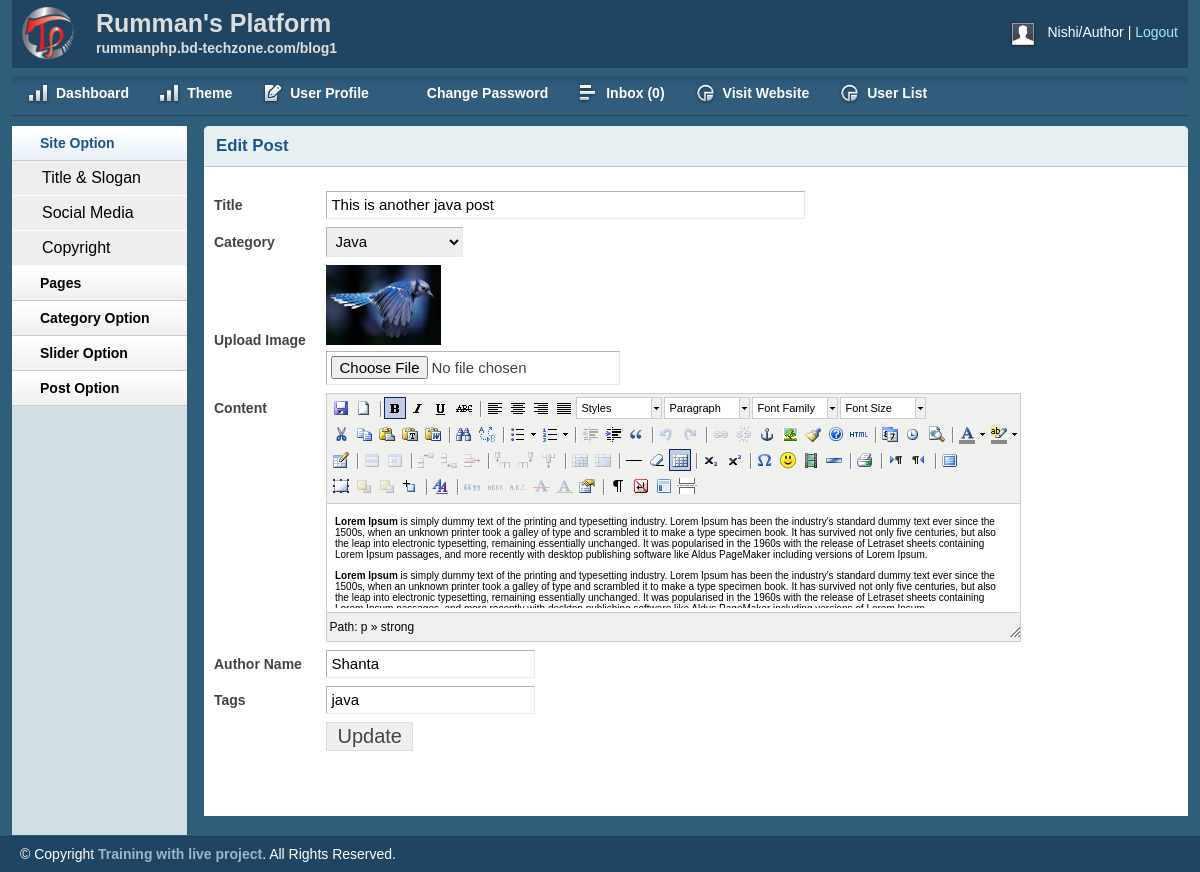
The page /admin/editpost.php?editp=17 (signed in) on the database its author committed.
### tables this page shows
CREATE TABLE `forpost` (
  `id` int(11) NOT NULL,
  `cat` int(11) NOT NULL,
  `title` varchar(300) NOT NULL,
  `body` text NOT NULL,
  `image` varchar(300) NOT NULL,
  `author` varchar(300) NOT NULL,
  `tags` varchar(300) NOT NULL,
  `date` timestamp NOT NULL DEFAULT CURRENT_TIMESTAMP,
  `userroleid` int(11) NOT NULL DEFAULT '0'
);

CREATE TABLE `forcat` (
  `id` int(255) NOT NULL,
  `name` varchar(300) NOT NULL
);

### lib/Database.php (called while the page is built, shortened)
<?php
Class Database{
	public $host   = DB_HOST;
	public $user   = DB_USER;
	public $pass   = DB_PASS;
	public $dbname = DB_NAME;
	public $link;
	private function connectDB(){
	$this->link = new mysqli($this->host, $this->user, $this->pass, $this->dbname);
 }
	public function select($query){
		$result = $this->link->query($query) or die($this->link->error.__LINE__);
		if($result->num_rows > 0){
			return $result;
		} else {
			return false;
		}
	}
   public function delete($query){
	$delete_row = $this->link->query($query) or die($this->link->error.__LINE__);
	if($delete_row){
		return $delete_row;
	} else {
		return false;
	}
  }
}

### admin/editpost.php (the view, shortened to what this page needs)
<?php include 'inc/adminheader.php'; ?>
<?php include 'inc/adminsidebar.php'; ?>
            <div class="box round first grid">
                <h2>Edit Post</h2>
                <div class="block">
<?php
  if(!isset($_GET['editp']) && $_GET['editp']==NULL){
    header("Location:postlist.php");
  }else{
     $postid = $_GET['editp'];
  }
?>
 <?php
   $showquery = "select * from forpost where id = $postid";
   $showpostresult = $db->select($showquery);
   if($showpostresult) {
     while ($postvalue = $showpostresult->fetch_assoc()) {
  ?>
                 <form action="" method="post" enctype="multipart/form-data">
                    <table class="form">
                        <tr>
                            <td>
                                <label>Title</label>
                            </td>
                            <td>
                                <input type="text" name ="title" value="<?php echo $postvalue['title']; ?>" class="medium" />
                            </td>
                        </tr>
                        <tr>
                            <td>
                                <label>Category</label>
                            </td>
                            <td>
                                <select id="select" name="cat">
                <?php
              $query = "select * from  forcat";
              $result = $db->delete($query);
              if($result){
                 while ($value = $result->fetch_assoc()) {
                ?>
                            <option
                            <?php
                              if($postvalue['cat']==$value['id']) {
                                echo "selected =\"selected\"";
                            } ?>
                            value="<?php echo $value['id']?>"><?php echo $value['name']?></option>
                    <?php  }} ?>
                                </select>
                            </td>
                        </tr>
                        <tr>
                            <td>
                                <label>Upload Image</label>
                            </td>
                            <td>
                              <img src="<?php echo $postvalue['image'];?>" height="80px" width="115px" /><br>
                                <input type="file" name="image"/>
                            </td>
                        </tr>
                        <tr>
                            <td style="vertical-align: top; padding-top: 9px;">
                                <label>Content</label>
                            </td>
                            <td>
                            </td>
                        </tr>
                         <tr>
                            <td>
                                <label>Author Name</label>
                            </td>
                            <td>
                                <input type="text" name="author" value="<?php echo $postvalue['author'];?>"/>
                            </td>
                        </tr>
                        <tr>
                            <td>
                                <label>Tags</label>
                            </td>
                            <td>
                                <input type="text" name="tags" value="<?php echo $postvalue['tags'];?>"/>
                            </td>
                        </tr>
                        <tr>
                            <td></td>
                            <td>
                                <input type="submit" name="submit" Value="Update" />
                            </td>
                        </tr>
                    </table>
                    </form>
                <?php  } } ?>
                </div>
            </div>
<?php include 'inc/adminfooter.php'; ?>

### admin/css/layout.css (style rules this page uses)
body { background: #fff none repeat scroll 0 0; color: #444; font-size: 14px; padding: 0; }
h1, h2, h3, h4, h5, h6 { line-height:1.2em; margin-bottom:.3em; }
h2 { margin-top:1em; }
.box { background:#fff; margin-bottom:20px; padding:10px 10px 10px 10px; margin-left:-8px; }
.box.grid { padding-bottom:40px; }
.box.round { -moz-border-radius: 5px 5px 0px 0px; -webkit-border-radius: 5px 5px 0px 0px; border-radius: 5px 5px 0px 0px; }
.box h2 { font-size:1.2em; font-weight:bold; color:#1B548D; background:#E6F0F3; margin:-10px -10px 0 -10px; padding:10px 12px; border-bottom:1px solid #B3CBD6; -moz-border-radius: 5px 5px 0px 0px; -webkit-border-radius: 5px 5px 0px 0px; border-radius: 5px 5px 0px 0px; }
.box.first { min-height: 406px; }
.block { padding-top:20px; }
table.form { width:100%; }
table.form td { padding:4px 0px; }
table.form label { font-weight:bold; }
table.form input, table.form select { font-size: 15px; padding: 4px 4px 5px 4px; border-top: 1px solid #b3b3b3; border-left: 1px solid #b3b3b3; border-right: 1px solid #eaeaea; border-bottom: 1px solid #eaeaea; }
table.form input[type="submit"] { border: 1px solid #ddd; color: #444; cursor: pointer; font-size: 20px; padding: 2px 10px; }
input.medium { width: 55%; }
.block { padding-bottom:1px; }

### admin/js/tiny-mce/themes/advanced/skins/default/content.css (style rules this page uses)
body, td, pre { color:#000; font-family:Verdana, Arial, Helvetica, sans-serif; font-size:10px; margin:8px; }
body { background:#FFF; }
h2 { font-size: 1.5em }
img { border:0; }
table, img, hr, .mceItemAnchor { cursor:default }
table td, table th { cursor:text }

### rows shown on the page
forpost: title "This is another java post", cat "Java", image (picture), author "Shanta", tags "java"

### other values the page prints
Session::get('username') "Nishi"
